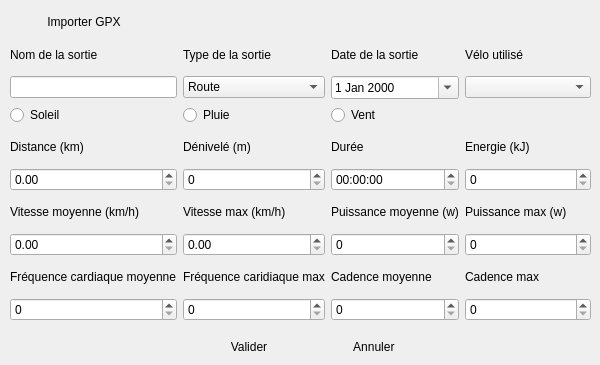
<?xml version="1.0" encoding="UTF-8"?>
<ui version="4.0">
 <class>WorkoutDialog</class>
 <widget class="QDialog" name="WorkoutDialog">
  <property name="geometry">
   <rect>
    <x>0</x>
    <y>0</y>
    <width>600</width>
    <height>365</height>
   </rect>
  </property>
  <property name="windowTitle">
   <string>Nouvelle sortie</string>
  </property>
  <widget class="QWidget" name="layoutWidget">
   <property name="geometry">
    <rect>
     <x>190</x>
     <y>330</y>
     <width>241</width>
     <height>34</height>
    </rect>
   </property>
   <layout class="QHBoxLayout" name="horizontalLayout_2">
    <item>
     <widget class="QPushButton" name="add_pushButton">
      <property name="text">
       <string>Valider</string>
      </property>
      <property name="icon">
       <iconset resource="../ressources/ressources.qrc">
        <normaloff>:/bike/valid.png</normaloff>:/bike/valid.png</iconset>
      </property>
      <property name="iconSize">
       <size>
        <width>24</width>
        <height>24</height>
       </size>
      </property>
      <property name="flat">
       <bool>true</bool>
      </property>
     </widget>
    </item>
    <item>
     <widget class="QPushButton" name="pbQuit">
      <property name="text">
       <string> Annuler</string>
      </property>
      <property name="icon">
       <iconset resource="../ressources/ressources.qrc">
        <normaloff>:/bike/cancel.png</normaloff>:/bike/cancel.png</iconset>
      </property>
      <property name="iconSize">
       <size>
        <width>24</width>
        <height>24</height>
       </size>
      </property>
      <property name="flat">
       <bool>true</bool>
      </property>
     </widget>
    </item>
   </layout>
  </widget>
  <widget class="QWidget" name="gridLayoutWidget_2">
   <property name="geometry">
    <rect>
     <x>10</x>
     <y>40</y>
     <width>581</width>
     <height>281</height>
    </rect>
   </property>
   <layout class="QGridLayout" name="gridLayout_3" rowstretch="0,0,0,0,0,0,0,0,0,0" columnstretch="0,0,0,0">
    <item row="4" column="2">
     <widget class="QLabel" name="label_6">
      <property name="text">
       <string>Durée</string>
      </property>
     </widget>
    </item>
    <item row="9" column="1">
     <widget class="QSpinBox" name="spFCMax">
      <property name="maximum">
       <number>999</number>
      </property>
     </widget>
    </item>
    <item row="8" column="0">
     <widget class="QLabel" name="label_13">
      <property name="text">
       <string>Fréquence cardiaque moyenne</string>
      </property>
     </widget>
    </item>
    <item row="6" column="0">
     <widget class="QLabel" name="label_8">
      <property name="text">
       <string>Vitesse moyenne (km/h)</string>
      </property>
     </widget>
    </item>
    <item row="4" column="0">
     <widget class="QLabel" name="label_5">
      <property name="text">
       <string>Distance (km)</string>
      </property>
     </widget>
    </item>
    <item row="9" column="0">
     <widget class="QSpinBox" name="spFCMoyenne">
      <property name="maximum">
       <number>999</number>
      </property>
     </widget>
    </item>
    <item row="8" column="1">
     <widget class="QLabel" name="label_14">
      <property name="text">
       <string>Fréquence caridiaque max</string>
      </property>
     </widget>
    </item>
    <item row="2" column="0">
     <widget class="QLineEdit" name="leNom">
      <property name="sizePolicy">
       <sizepolicy hsizetype="Minimum" vsizetype="Fixed">
        <horstretch>0</horstretch>
        <verstretch>0</verstretch>
       </sizepolicy>
      </property>
      <property name="toolTip">
       <string/>
      </property>
     </widget>
    </item>
    <item row="1" column="1">
     <widget class="QLabel" name="label_3">
      <property name="text">
       <string>Type de la sortie</string>
      </property>
     </widget>
    </item>
    <item row="7" column="0">
     <widget class="QDoubleSpinBox" name="spVitesseMoyenne">
      <property name="maximum">
       <double>999.990000000000009</double>
      </property>
     </widget>
    </item>
    <item row="2" column="3">
     <widget class="QComboBox" name="cbBike">
      <property name="frame">
       <bool>true</bool>
      </property>
     </widget>
    </item>
    <item row="1" column="0">
     <widget class="QLabel" name="label">
      <property name="text">
       <string>Nom de la sortie</string>
      </property>
     </widget>
    </item>
    <item row="2" column="1">
     <widget class="QComboBox" name="cbType">
      <item>
       <property name="text">
        <string>Route</string>
       </property>
      </item>
      <item>
       <property name="text">
        <string>VTT</string>
       </property>
      </item>
      <item>
       <property name="text">
        <string>Piste</string>
       </property>
      </item>
      <item>
       <property name="text">
        <string>Descente</string>
       </property>
      </item>
     </widget>
    </item>
    <item row="9" column="3">
     <widget class="QSpinBox" name="spCadenceMax"/>
    </item>
    <item row="7" column="3">
     <widget class="QSpinBox" name="spPuissanceMax">
      <property name="maximum">
       <number>99999</number>
      </property>
     </widget>
    </item>
    <item row="1" column="2">
     <widget class="QLabel" name="label_4">
      <property name="text">
       <string>Date de la sortie</string>
      </property>
     </widget>
    </item>
    <item row="5" column="2">
     <widget class="QTimeEdit" name="teSortie">
      <property name="displayFormat">
       <string>HH:mm:ss</string>
      </property>
     </widget>
    </item>
    <item row="1" column="3">
     <widget class="QLabel" name="label_2">
      <property name="styleSheet">
       <string notr="true"/>
      </property>
      <property name="text">
       <string>Vélo utilisé</string>
      </property>
     </widget>
    </item>
    <item row="2" column="2">
     <widget class="QDateEdit" name="deSortie">
      <property name="calendarPopup">
       <bool>true</bool>
      </property>
     </widget>
    </item>
    <item row="5" column="0">
     <widget class="QDoubleSpinBox" name="spDistance">
      <property name="maximum">
       <double>99999.990000000005239</double>
      </property>
     </widget>
    </item>
    <item row="4" column="1">
     <widget class="QLabel" name="label_7">
      <property name="text">
       <string>Dénivelé (m)</string>
      </property>
     </widget>
    </item>
    <item row="8" column="2">
     <widget class="QLabel" name="label_15">
      <property name="text">
       <string>Cadence moyenne</string>
      </property>
     </widget>
    </item>
    <item row="6" column="1">
     <widget class="QLabel" name="label_9">
      <property name="text">
       <string>Vitesse max (km/h)</string>
      </property>
     </widget>
    </item>
    <item row="5" column="3">
     <widget class="QSpinBox" name="spEnergie">
      <property name="maximum">
       <number>9999999</number>
      </property>
     </widget>
    </item>
    <item row="4" column="3">
     <widget class="QLabel" name="label_12">
      <property name="text">
       <string>Energie (kJ)</string>
      </property>
     </widget>
    </item>
    <item row="5" column="1">
     <widget class="QSpinBox" name="spDenivele">
      <property name="maximum">
       <number>99999999</number>
      </property>
     </widget>
    </item>
    <item row="6" column="2">
     <widget class="QLabel" name="label_10">
      <property name="text">
       <string>Puissance moyenne (w)</string>
      </property>
     </widget>
    </item>
    <item row="8" column="3">
     <widget class="QLabel" name="label_16">
      <property name="text">
       <string>Cadence max</string>
      </property>
     </widget>
    </item>
    <item row="6" column="3">
     <widget class="QLabel" name="label_11">
      <property name="text">
       <string>Puissance max (w)</string>
      </property>
     </widget>
    </item>
    <item row="9" column="2">
     <widget class="QSpinBox" name="spCadenceMoyenne">
      <property name="maximum">
       <number>9999</number>
      </property>
     </widget>
    </item>
    <item row="7" column="1">
     <widget class="QDoubleSpinBox" name="spVitesseMax">
      <property name="maximum">
       <double>999.990000000000009</double>
      </property>
     </widget>
    </item>
    <item row="7" column="2">
     <widget class="QSpinBox" name="spPuissanceMoyenne">
      <property name="maximum">
       <number>99999</number>
      </property>
     </widget>
    </item>
    <item row="3" column="0">
     <widget class="QRadioButton" name="rbSun">
      <property name="text">
       <string>Soleil</string>
      </property>
     </widget>
    </item>
    <item row="3" column="1">
     <widget class="QRadioButton" name="rbRain">
      <property name="text">
       <string>Pluie</string>
      </property>
     </widget>
    </item>
    <item row="3" column="2">
     <widget class="QRadioButton" name="rbWind">
      <property name="text">
       <string>Vent</string>
      </property>
     </widget>
    </item>
   </layout>
  </widget>
  <widget class="QPushButton" name="pbImport">
   <property name="geometry">
    <rect>
     <x>10</x>
     <y>10</y>
     <width>148</width>
     <height>23</height>
    </rect>
   </property>
   <property name="text">
    <string>Importer GPX</string>
   </property>
   <property name="flat">
    <bool>true</bool>
   </property>
  </widget>
 </widget>
 <resources>
  <include location="../ressources/ressources.qrc"/>
 </resources>
 <connections/>
</ui>
